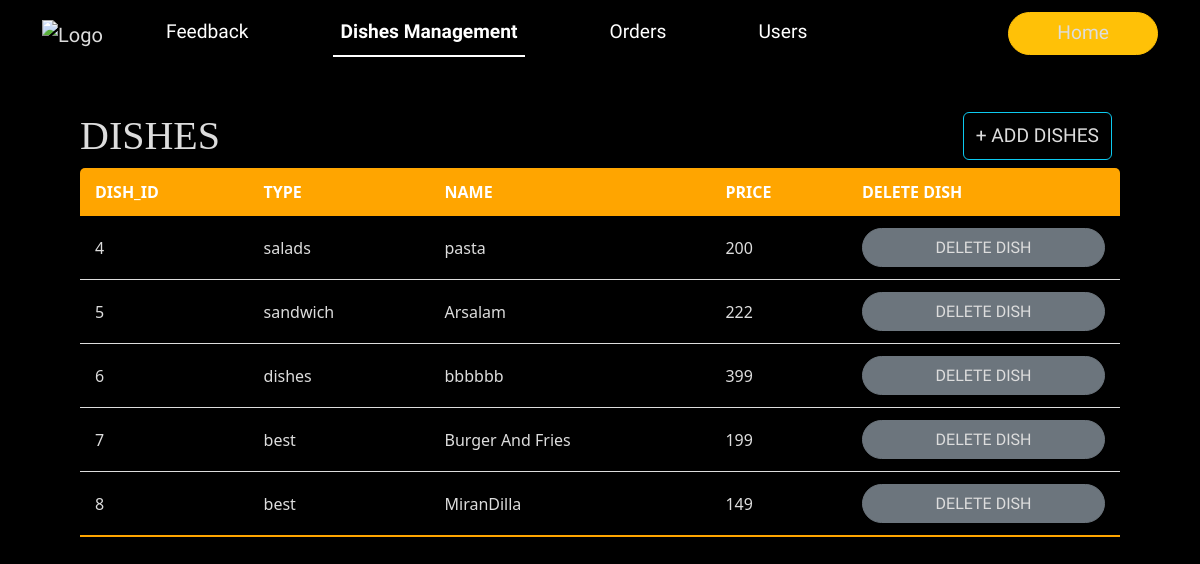
The app's page /admindish.php with its own data.
### tables this page shows
CREATE TABLE `menu_items` (
  `id` int(255) NOT NULL,
  `name` varchar(255) NOT NULL,
  `type` varchar(255) NOT NULL,
  `image_path` varchar(255) NOT NULL,
  `price` int(255) NOT NULL
);

### admindish.php (the view, shortened to what this page needs)
<?php
include('connection.php');
$query="select *from menu_items";
$queryy=mysqli_query($con,$query);
?>
<!DOCTYPE html>
<html lang="en">
<head>
    <link rel="stylesheet" href="css/styles.css">
    <link rel="stylesheet" href="css/style.css">
    <link rel="stylesheet" href="css/admindash.css">
    <link href="https://cdn.jsdelivr.net/npm/bootstrap@5.3.1/dist/css/bootstrap.min.css" rel="stylesheet">
</head>
<body>
  <div  id="main">
    <nav class="navbar navbar-expand-lg navp">
        <div class="container-fluid">
            <a class="navbar-brand" href="#">
                <img src="img/pngegg.png" alt="Logo" class="d-inline-block align-text-top logo">
            </a>
          <div class="collapse navbar-collapse" id="navbarTogglerDemo02">
            <ul class="navbar-nav me-auto mb-2 mb-lg-0 nav-underline">
              <li class="nav-item">
                <a class="nav-link" aria-current="page" href="admindash.php">Feedback</a>
              </li>
              <li class="nav-item">
                <a class="nav-link active" aria-current="page" href="admindish.php">Dishes Management</a>
              </li>
              <li class="nav-item">
                <a class="nav-link" href="orders.php">Orders</a>
              </li>
              <li class="nav-item">
                <a class="nav-link" href="adminusers.php">Users</a>
              </li>
            </ul>
            <form class='d-flex' role='search'>
              <button class='btn btn-warning rounded-pill px-5'><a href='index.php' class='login'>Home</a></button></a>
            </form>
          </div>
        </div>
      </nav>
      <div class="feedback">
          <div class="d-grid gap-2 d-md-flex justify-content-md-between">
            <h1 class="header">DISHES</h1>
            <button class=" addbtn btn btn-outline-info me-md-2 mb-2" type="button"><a href="adddishes.php">+ ADD DISHES</a></button>
            </div>
            <div>
                <div>
                    <table class="content-table">
                <thead>
                    <tr>
                        <th>DISH_ID</th>
                        <th>TYPE</th>
                        <th>NAME</th>
                        <th>PRICE</th>
                        <th>DELETE DISH</th>
                    </tr>
                </thead>
                <tbody>
                <?php
                while($res=mysqli_fetch_array($queryy)){
                ?>
                <tr  class="active-row">
                    <td><?php echo $res['id'];?></php></td>
                    <td><?php echo $res['type'];?></php></td>
                    <td><?php echo $res['name'];?></php></td>
                    <td><?php echo $res['price'];?></php></td>
                    <td><button type="submit" class="btn btn-secondary rounded-pill delete" name="approve"><a href="deletedish.php?id=<?php echo $res['id']?>">DELETE DISH</a></button></td>
                </tr>
               <?php } ?>
                </tbody>
                </table>
                </div>
            </div>
        </div>
      </div>
</body>
</html>

### css/styles.css (style rules this page uses)
.logo { width: 70px; }
.nav-item { padding: 0px 30px; font-size: 1.2rem; }
.nav-link { color: #fff !important; }
a,.m-link:hover { color: #ffa422; }
a,.m-link { text-decoration: none !important; font-family: 'Gilda Display', serif; }
#main { position: relative; }
.navp { position: absolute !important; width: 100%; background: none; padding: 10px 30px !important; }
.login { color: #fff; font-weight: 500; font-size: 1.2rem; }

### css/style.css (style rules this page uses)
img { width: 100%; }
h1 { font-family: 'Times New Roman', Times, serif; }

### css/admindash.css (style rules this page uses)
body { background-color: black !important; }
.feedback { margin: 0 auto; width: 100%; padding: 7rem 5rem 0; }
.header { color: #dddddd; }
.content-table { border-collapse: collapse; border-radius: 5px 5px 0 0; overflow: hidden; box-shadow:0 0 20px rgba(0,0,0,0.15); width: 100%; }
.content-table thead tr { background-color: orange; color: white; text-align: left; }
.content-table th, .content-table td { padding: 12px 15px; }
.content-table tbody tr { border-bottom: 1px solid #dddddd; }
.content-table tbody tr:last-of-type { border-bottom: 2px solid orange; }
.content-table tbody .active-row { color: #dddddd; background-color: black; }
a { text-decoration: none; color: #dddddd !important; }
.delete { width: 100%; white-space: nowrap; }
.addbtn { font-size: 1.2rem !important; font-weight: 500 !important; }

### records on screen
menu_items: id "4", type "salads", name "pasta", price "200"
menu_items: id "5", type "sandwich", name "Arsalam", price "222"
menu_items: id "6", type "dishes", name "bbbbbb", price "399"
menu_items: id "7", type "best", name "Burger And Fries", price "199"
menu_items: id "8", type "best", name "MiranDilla", price "149"
